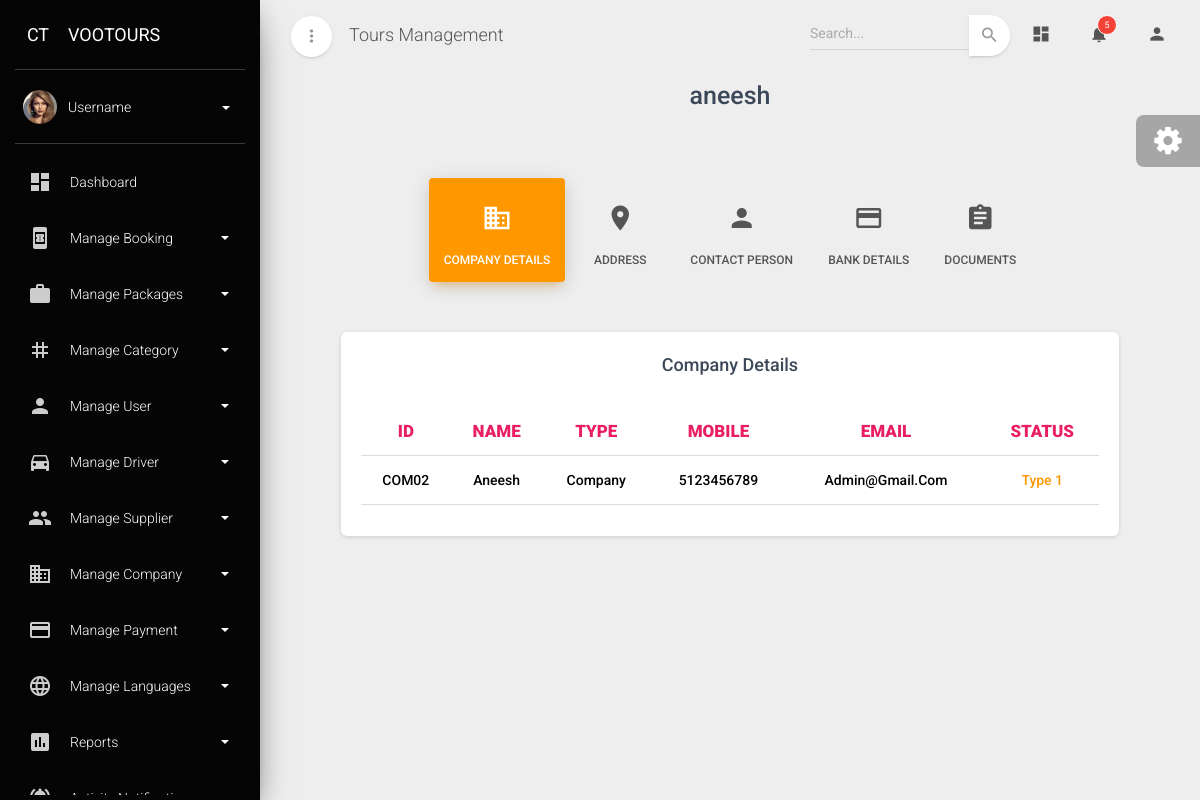
The app's page /companydetailsview/COM02/ with its own data.
### admin_dashboard/models.py (models this page shows, shortened)
class Company(models.Model):
    company_id=models.CharField(max_length=10,primary_key=True,editable=False)
    name=models.CharField(max_length=100)
    company_type=models.ForeignKey(Company_type,on_delete=models.CASCADE)
    tl_number=models.PositiveIntegerField()
    vat_number=models.PositiveIntegerField()
    address1=models.CharField(max_length=100)
    city1=models.CharField(max_length=100)
    state1=models.CharField(max_length=100)
    country1=models.CharField(max_length=100)
    pincode1=models.PositiveIntegerField()
    phone1=models.PositiveIntegerField()
    address2=models.CharField(max_length=100,blank=True,null=True)
    city2=models.CharField(max_length=100,blank=True,null=True)
    state2=models.CharField(max_length=100,blank=True,null=True)
    country2=models.CharField(max_length=100,blank=True,null=True)
    pincode2=models.PositiveIntegerField(blank=True,null=True)
    phone2=models.PositiveIntegerField(blank=True,null=True)
    mobile=models.PositiveIntegerField()
    email=models.EmailField()
    trade_license=models.FileField(upload_to='company_trade_license/')
    vat_certificate=models.FileField(upload_to='company_vat_cerificate/')
    account_name=models.CharField(max_length=200)
    bank_name=models.CharField(max_length=200)
    account_number=models.PositiveIntegerField()
    iban=models.CharField(max_length=200)
    swift=models.CharField(max_length=200)
    routing_number=models.PositiveIntegerField()
    branch=models.CharField(max_length=100)
    city=models.CharField(max_length=100)
    country=models.CharField(max_length=200)
    status=models.ForeignKey(Status_type,on_delete=models.CASCADE)

class Company_type(models.Model):
    type_name=models.CharField(max_length=100,unique=True)
    def __str__(self):
        return self.type_name

class Status_type(models.Model):
    status=models.CharField(max_length=100,unique=True)
    def __str__(self):
        return self.status

### admin_dashboard/views.py (the view)
# urls.py: path('companydetailsview/<str:pk>/',company_detail_view,name='company_details'),
def company_detail_view(request,pk):
    company=Company.objects.get(company_id=pk)
    contact=Company_contact_details.objects.filter(company=company)
    return render(request,'company_detailview.html',{'data':company,'contact':contact})

### admin_dashboard/templates/company_detailview.html (shortened to what this page needs)
{% extends "base.html" %}
{% block content %}
            <div class="row mt-5">
                <div class="col-1"></div>
                <div class="col-md-10 ml-auto mr-auto">
                  <div class="page-categories">
                    <h3 class="title text-center font-weight-bold">{{data.name}}</h3>
                    <br />
                    <ul class="nav nav-pills nav-pills-warning nav-pills-icons justify-content-center mt-3" role="tablist">
                      <li class="nav-item">
                        <a class="nav-link active" data-toggle="tab" href="#details" role="tablist">
                          <i class="material-icons">business</i> Company Details
                        </a>
                      </li>
                      <li class="nav-item">
                        <a class="nav-link" data-toggle="tab" href="#address" role="tablist">
                          <i class="material-icons">location_on</i> Address
                        </a>
                      </li>
                      <li class="nav-item">
                        <a class="nav-link" data-toggle="tab" href="#contactperson" role="tablist">
                          <i class="material-icons">person</i> Contact Person
                        </a>
                      </li>
                      <li class="nav-item">
                        <a class="nav-link" data-toggle="tab" href="#bank" role="tablist">
                          <i class="material-icons">payment</i>Bank Details
                        </a>
                      </li>
                      <li class="nav-item">
                        <a class="nav-link" data-toggle="tab" href="#document" role="tablist">
                          <i class="material-icons">assignment</i>Documents
                        </a>
                      </li>
                    </ul>
                    <div class="tab-content tab-space tab-subcategories">
                      <div class="tab-pane active" id="details">
                        <div class="card">
                          <div class="card-header">
                            <h4 class="card-title text-center font-weight-bold mt-2">Company Details</h4>
                          </div>
                            <div class="card-body">
                                <div class="table-responsive">
                                  <table class="table">
                                    <thead>
                                      <tr>
                                        <th class="text-center  text-rose" style="font-weight: 900;" >ID</th>
                                        <th class="text-center  text-rose" style="font-weight: 900;" >NAME</th>
                                        <th class="text-center  text-rose" style="font-weight: 900;" >TYPE</th>
                                        <th class="text-center  text-rose" style="font-weight: 900;" >MOBILE</th>
                                        <th class="text-center  text-rose" style="font-weight: 900;" >EMAIL</th>
                                        <th class="text-center  text-rose" style="font-weight: 900;" >STATUS</th>
                                      </tr>
                                    </thead>
                                    <tbody>
                                      <tr>
                                        <td class="text-center text-capitalize" style="font-weight: 500;">{{data.company_id}}</td>
                                        <td class="text-center text-capitalize" style="font-weight: 500;">{{data.name}}</td>
                                        <td class="text-center text-capitalize" style="font-weight: 500;">{{data.company_type}}</td>
                                        <td class="text-center text-capitalize" style="font-weight: 500;">{{data.mobile}}</td>
                                        <td class="text-center text-capitalize" style="font-weight: 500;">{{data.email}}</td>
                                        {% if data.status == "Active" %}
                                          <td class="text-center text-capitalize text-success" style="font-weight: 500;">{{data.status}}</td>
                                        {% elif data.status == "Inactive" %}
                                          <td class="text-center text-capitalize text-priamry" style="font-weight: 500;">{{data.status}}</td>
                                        {% else %}
                                          <td class="text-center text-capitalize text-warning" style="font-weight: 500;">{{data.status}}</td>
                                        {% endif %}
                                      </tr>
                                    </tbody>
                                  </table>
                                </div>
                              </div>
                          </div>
                      </div>
                    </div>
                  </div>
                </div>
                <div class="col-1"></div>
              </div>
        </div>
{% endblock content %}

### records on screen
Company: name "aneesh", company_id "COM02", name "Aneesh", company_type "Company", mobile "5123456789", email "Admin@gmail.com", status "Type 1"
